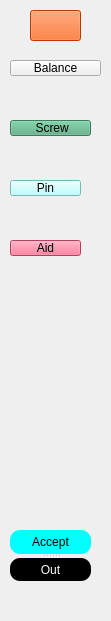
     <widget class="QWidget" name="widget_2" native="true">
      <property name="geometry">
       <rect>
        <x>0</x>
        <y>0</y>
        <width>111</width>
        <height>621</height>
       </rect>
      </property>
      <widget class="QSplitter" name="splitter_7">
       <property name="geometry">
        <rect>
         <x>10</x>
         <y>530</y>
         <width>81</width>
         <height>51</height>
        </rect>
       </property>
       <property name="orientation">
        <enum>Qt::Vertical</enum>
       </property>
       <widget class="QPushButton" name="pushButton_10">
        <property name="styleSheet">
         <string notr="true">background-color: rgb(0, 255, 255);
color: rgb(255, 255, 255);
color: rgb(0, 0, 0);
border-radius:10px;</string>
        </property>
        <property name="text">
         <string>Accept</string>
        </property>
       </widget>
       <widget class="QPushButton" name="pushButton_9">
        <property name="styleSheet">
         <string notr="true">background-color: rgb(0, 0, 0);
color: rgb(255, 255, 255);

border-radius:10px;</string>
        </property>
        <property name="text">
         <string>Out</string>
        </property>
       </widget>
      </widget>
      <widget class="QPushButton" name="but_narrow">
       <property name="geometry">
        <rect>
         <x>30</x>
         <y>10</y>
         <width>51</width>
         <height>31</height>
        </rect>
       </property>
       <property name="styleSheet">
        <string notr="true">background-color: rgb(255, 85, 0);</string>
       </property>
       <property name="text">
        <string/>
       </property>
       <property name="icon">
        <iconset resource="resource.qrc">
         <normaloff>:/icon/menu.png</normaloff>:/icon/menu.png</iconset>
       </property>
      </widget>
      <widget class="QPushButton" name="but_balance_large">
       <property name="geometry">
        <rect>
         <x>10</x>
         <y>60</y>
         <width>91</width>
         <height>16</height>
        </rect>
       </property>
       <property name="text">
        <string>Balance</string>
       </property>
       <property name="icon">
        <iconset resource="resource.qrc">
         <normaloff>:/icon/balance.png</normaloff>:/icon/balance.png</iconset>
       </property>
      </widget>
      <widget class="QPushButton" name="but_screw_large">
       <property name="geometry">
        <rect>
         <x>10</x>
         <y>120</y>
         <width>81</width>
         <height>16</height>
        </rect>
       </property>
       <property name="styleSheet">
        <string notr="true">background-color: rgb(85, 170, 127);</string>
       </property>
       <property name="text">
        <string> Screw</string>
       </property>
       <property name="icon">
        <iconset resource="resource.qrc">
         <normaloff>:/icon/screw.png</normaloff>:/icon/screw.png</iconset>
       </property>
      </widget>
      <widget class="QPushButton" name="but_aid_large">
       <property name="geometry">
        <rect>
         <x>10</x>
         <y>240</y>
         <width>71</width>
         <height>16</height>
        </rect>
       </property>
       <property name="styleSheet">
        <string notr="true">background-color: rgb(255, 85, 127);</string>
       </property>
       <property name="text">
        <string>Aid</string>
       </property>
       <property name="icon">
        <iconset resource="resource.qrc">
         <normaloff>:/icon/push_aid.png</normaloff>:/icon/push_aid.png</iconset>
       </property>
      </widget>
      <widget class="QPushButton" name="but_pin_large">
       <property name="geometry">
        <rect>
         <x>10</x>
         <y>180</y>
         <width>71</width>
         <height>16</height>
        </rect>
       </property>
       <property name="styleSheet">
        <string notr="true">background-color: rgb(170, 255, 255);</string>
       </property>
       <property name="text">
        <string>Pin</string>
       </property>
       <property name="icon">
        <iconset resource="resource.qrc">
         <normaloff>:/icon/pin.png</normaloff>:/icon/pin.png</iconset>
       </property>
      </widget>
     </widget>
